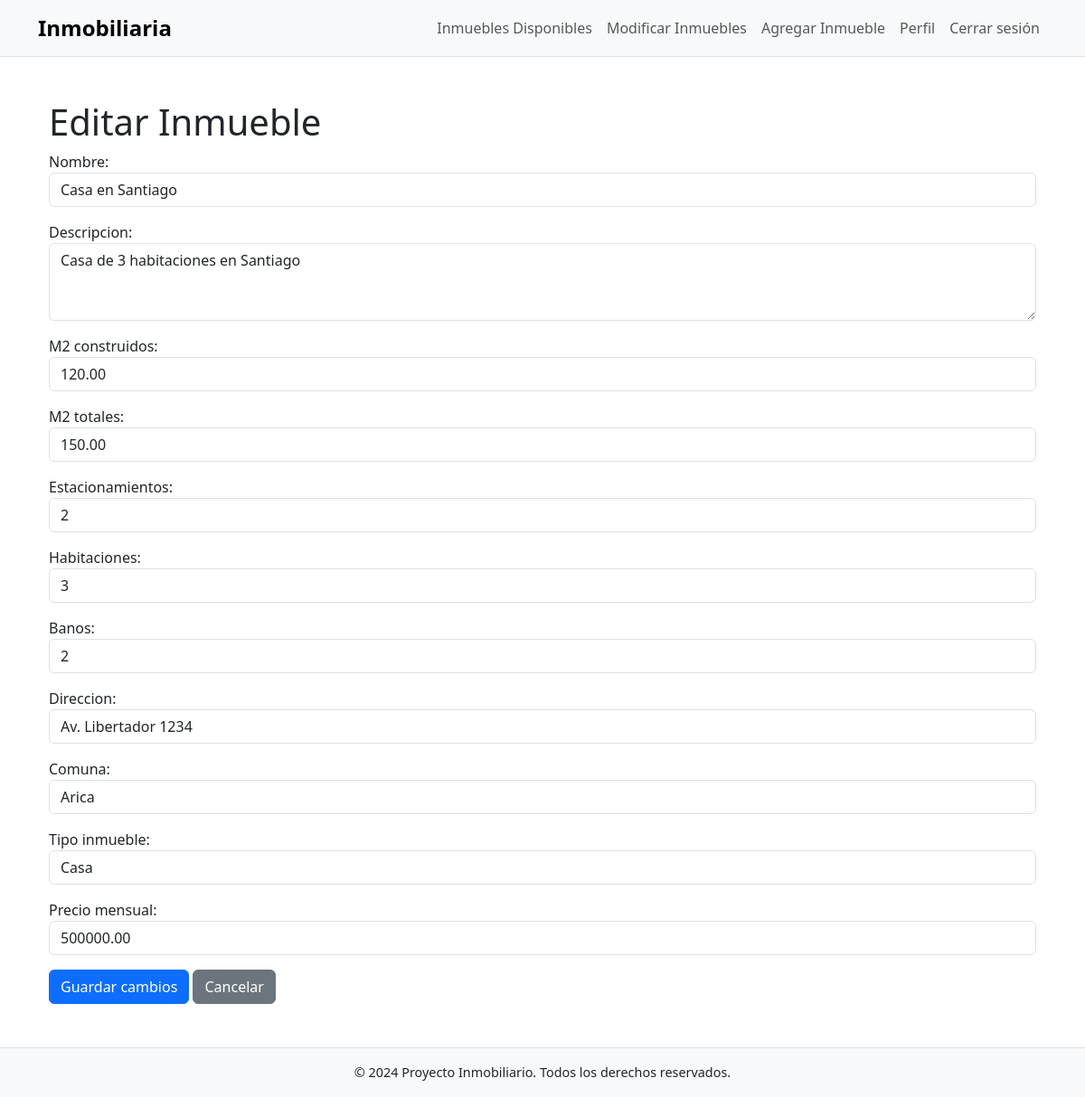
Page /inmueble/1/editar/ (signed in) on the committed database.
### gestion_inmuebles/models.py (models this page shows, shortened)
class Inmueble(models.Model):
    TIPO_INMUEBLE_CHOICES = [
        ('casa', 'Casa'),
        ('departamento', 'Departamento'),
        ('oficina', 'Oficina'),
        ('local_comercial', 'Local Comercial'),
        ('terreno', 'Terreno'),
    ]
    nombre = models.CharField(max_length=200)
    descripcion = models.TextField(null=True, blank=True)
    m2_construidos = models.DecimalField(max_digits=5, decimal_places=2)
    m2_totales = models.DecimalField(max_digits=5, decimal_places=2)
    estacionamientos = models.IntegerField(default=0)
    habitaciones = models.IntegerField(default=1)
    banos = models.IntegerField(default=1)
    direccion = models.CharField(max_length=200)
    comuna = models.ForeignKey(Comuna, on_delete=models.CASCADE, related_name='inmuebles')
    tipo_inmueble = models.CharField(max_length=50, choices=TIPO_INMUEBLE_CHOICES, default='casa')
    precio_mensual = models.DecimalField(max_digits=10, decimal_places=2, default=0.00)
    arrendador = models.ForeignKey(Arrendador, on_delete=models.CASCADE, null=True, blank=True, related_name='inmuebles')
    class Meta:
        permissions = [
            ("can_view_inmueble", "Puede ver inmueble"),
            ("can_edit_inmueble", "Puede editar inmueble"),
            ("can_delete_inmueble", "Puede eliminar inmueble"),
        ]

class Comuna(models.Model):
    nombre = models.CharField(max_length=100, unique=True)
    region = models.ForeignKey(Region, on_delete=models.CASCADE, related_name='comunas')
    def __str__(self):
        return self.nombre

### gestion_inmuebles/views.py (the view)
# urls.py: path('inmueble/<int:pk>/editar/', views.editar_inmueble, name='editar_inmueble'),
@login_required
def editar_inmueble(request, pk):
    inmueble = get_object_or_404(Inmueble, pk=pk, arrendador=request.user.arrendador)
    if request.method == 'POST':
        form = InmuebleForm(request.POST, instance=inmueble)
        if form.is_valid():
            form.save()
            messages.success(request, 'Inmueble actualizado con éxito.')
            return redirect('home')  # Ajusta la redirección según tu aplicación
    else:
        form = InmuebleForm(instance=inmueble)
    return render(request, 'editar_inmueble.html', {'form': form, 'inmueble': inmueble})

### gestion_inmuebles/forms.py
class InmuebleForm(forms.ModelForm):
    class Meta:
        model = Inmueble
        fields = [
            'nombre', 'descripcion', 'm2_construidos', 'm2_totales', 'estacionamientos',
            'habitaciones', 'banos', 'direccion', 'comuna', 'tipo_inmueble', 'precio_mensual'
        ]
        widgets = {
            'descripcion': forms.Textarea(attrs={'rows': 3, 'class': 'form-control'}),
            'nombre': forms.TextInput(attrs={'class': 'form-control'}),
            'm2_construidos': forms.NumberInput(attrs={'class': 'form-control'}),
            'm2_totales': forms.NumberInput(attrs={'class': 'form-control'}),
            'estacionamientos': forms.NumberInput(attrs={'class': 'form-control'}),
            'habitaciones': forms.NumberInput(attrs={'class': 'form-control'}),
            'banos': forms.NumberInput(attrs={'class': 'form-control'}),
            'direccion': forms.TextInput(attrs={'class': 'form-control'}),
            'comuna': forms.Select(attrs={'class': 'form-control'}),
            'tipo_inmueble': forms.Select(attrs={'class': 'form-control'}),
            'precio_mensual': forms.NumberInput(attrs={'class': 'form-control'}),
        }

### gestion_inmuebles/templates/editar_inmueble.html (shortened to what this page needs)
{% extends 'base.html' %}
{% block content %}
<div class="container">
    <h1>Editar Inmueble</h1>
    <form method="POST" enctype="multipart/form-data">
        {{ form.as_p }}
        <button type="submit" class="btn btn-primary">Guardar cambios</button>
        <a href="{% url 'home' %}" class="btn btn-secondary">Cancelar</a>
    </form>
</div>
{% endblock %}

### gestion_inmuebles/templates/base.html (style rules this page uses)
body { display: flex; flex-direction: column; min-height: 100vh; }

### rows in the picture
Inmueble: nombre "Casa en Santiago", descripcion "Casa de 3 habitaciones en Santiago", m2_construidos "120.00", m2_totales "150.00", estacionamientos "2", habitaciones "3", banos "2", direccion "Av. Libertador 1234", comuna "Arica", tipo_inmueble "Casa", precio_mensual "500000.00"
